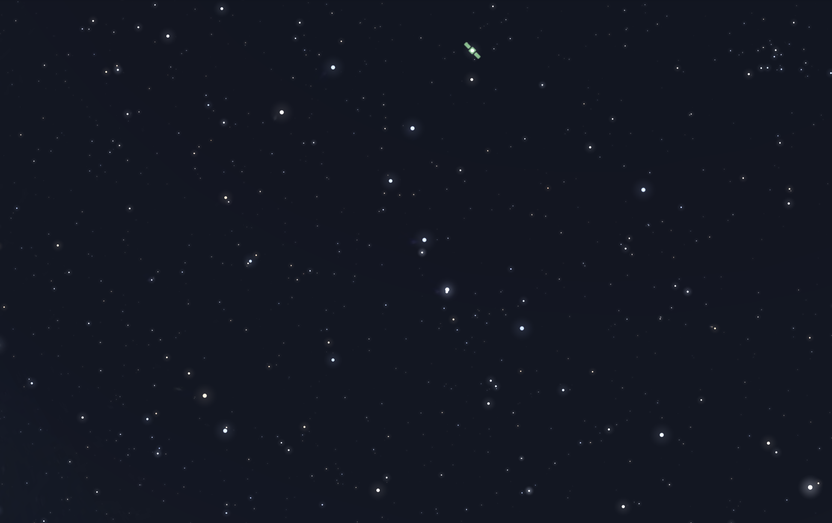
#> input picture Ex1/star_images/ST_db1.png, 832 x 523 px, shrunk from 1944 x 1222 before the run
$ python StarDetection.py
#> lines starting #> are read from the running program, lines starting #| are printed output that depends on the picture; after the words box and inside, x2 and y2 are one past the last pixel; in counts of white or black regions, pixels touching at a corner belong together
import cv2
import numpy as np
import matplotlib.pyplot as plt

DEBUG = 0
SAVE_CSV = False


def detect_stars(image_path, threshold=None, min_radius=1, max_radius=20):
    """
    Detect stars in a night sky image and return their coordinates, radius, and brightness.

    Parameters:
    -----------
    image_path : str or Path
        Path to the image file
    threshold : int, optional
        Brightness threshold to identify stars
    min_radius, max_radius : int, optional
        Minimum and maximum radius to consider for star detection

    Returns:
    --------
    list of tuples (x, y, r, b) where:
        x, y: coordinates of the star center
        r: approximate radius of the star in pixels
        b: brightness value (0-255)
    """

    # Read the image
    img = cv2.imread(str(image_path))

    # Convert to grayscale if it's not already
    if len(img.shape) == 3:
        gray = cv2.cvtColor(img, cv2.COLOR_BGR2GRAY)
    else:
        gray = img

    # 1. Apply Contrast Limited Adaptive Histogram Equalization (CLAHE)
    # This improves contrast locally, making dim stars more visible
    clahe = cv2.createCLAHE(clipLimit=2.0, tileGridSize=(8, 8))
    contrast_enhanced = clahe.apply(gray)

    # 2. Background estimation and subtraction
    # Use a large kernel to estimate the background
    background = cv2.medianBlur(contrast_enhanced, 51)
    subtracted = cv2.subtract(contrast_enhanced, background)

    if threshold is None:
        pixels = img.flatten()
        threshold = np.average(pixels)
        if DEBUG > 0:
            print(f"Set brightness threshold to {threshold:.3f}")

    # Threshold the image to identify bright spots (stars)
    _, thresh = cv2.threshold(subtracted, threshold, 255, cv2.THRESH_BINARY)
    # plt.figure(figsize=(8, 8))
    # plt.imshow(thresh)
    # plt.show()

    # Find contours in the thresholded image
    contours, _ = cv2.findContours(thresh, cv2.RETR_EXTERNAL, cv2.CHAIN_APPROX_SIMPLE)

    stars = []
    for contour in contours:
        # Get the bounding circle of the contour
        (x, y), radius = cv2.minEnclosingCircle(contour)

        # Filter by radius
        if min_radius <= radius <= max_radius:
            # Center coordinates (as integers)
            center = (int(x), int(y))

            # Calculate brightness (average intensity in the original grayscale image)
            # Create a mask for the star
            mask = np.zeros_like(gray)
            cv2.circle(mask, center, int(radius), 255, -1)

            # Calculate average brightness within the circle
            masked_star = cv2.bitwise_and(gray, gray, mask=mask)
            brightness = np.mean(masked_star[masked_star > 0])

            # Add to the list of stars
            stars.append((center[0], center[1], radius, brightness))

    return stars


def visualize_detected_stars(image_path, stars, output_path=None):
    """
    Visualize the detected stars on the original image.

    Parameters:
    -----------
    image_path : str or Path
        Path to the original image
    stars : list
        List of (x, y, r, b) tuples representing detected stars
    output_path : str or Path, optional
        Path to save the visualization. If None, the image is displayed but not saved.
    """
    # Read the original image
    img = cv2.imread(str(image_path))

    # Convert to RGB for matplotlib display
    img_rgb = cv2.cvtColor(img, cv2.COLOR_BGR2RGB)

    # Create a figure for visualization
    plt.figure(figsize=(12, 7))
    plt.imshow(img_rgb)

    # Draw circles for each detected star using matplotlib
    for x, y, r, b in stars:
        # Draw circle around the star (green)
        circle = plt.Circle((x, y), r + 2, color='lime', fill=False, linewidth=1)
        plt.gca().add_patch(circle)

        # Draw center point (red)
        # plt.plot(x, y, 'ro', markersize=2)

    plt.title(f"Detected {len(stars)} stars")
    plt.axis('off')

    # Save if output path is provided
    if output_path:
        plt.savefig(output_path, dpi=300, bbox_inches='tight')

    plt.show()


def save_star_data(stars, output_file):
    """
    Save star data to a text file.

    Parameters:
    -----------
    stars : list
        List of (x, y, r, b) tuples representing detected stars
    output_file : str or Path
        Path to save the data
    """
    with open(output_file, 'w') as f:
        f.write("x,y,radius,brightness\n")
        for x, y, r, b in stars:
            f.write(f"{x},{y},{r},{b}\n")


def main():
    # Example usage
    image_path = "./star_images/ST_db1.png"

    # Detect stars
    stars = detect_stars(image_path)
#> in detect_stars, img is the input picture: shape (523, 832, 3); mean B, G, R 34.4, 23.3, 19.6
#> in detect_stars, `background = cv2.medianBlur(contrast_enhanced, 51)`:
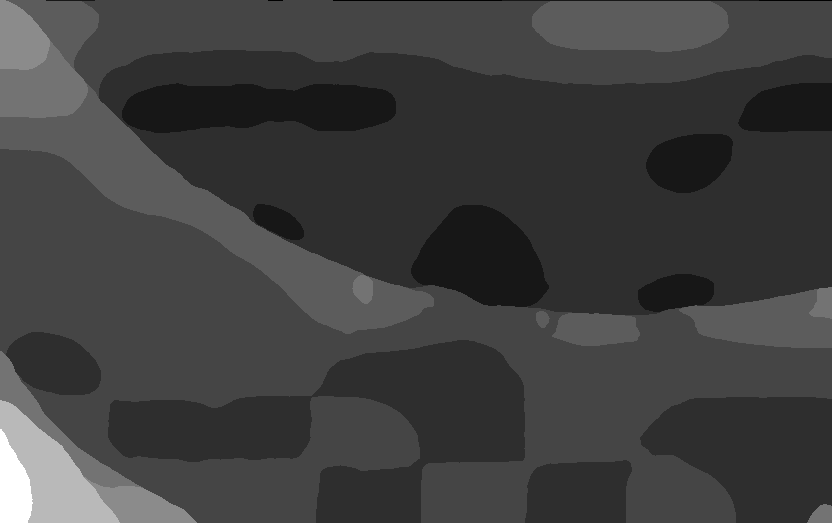
#> background: shape (523, 832); min 22, max 33, mean 24.7; drawn with min black and max white
#> in detect_stars, `subtracted = cv2.subtract(contrast_enhanced, background)`:
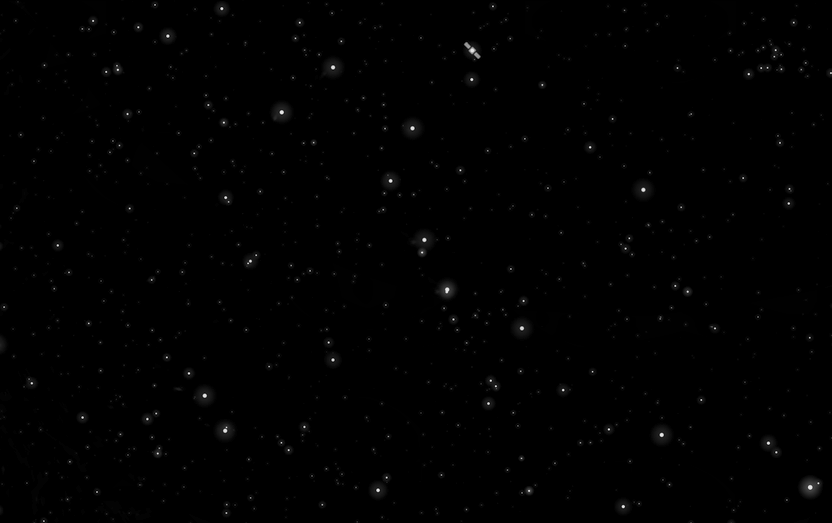
#> subtracted: shape (523, 832); min 0, max 232, mean 1.2
#> in detect_stars, `threshold = np.average(pixels)`: threshold = 25.78
#> in detect_stars, `_, thresh = cv2.threshold(subtracted, threshold, 255, cv2.THRESH_BINARY)`:
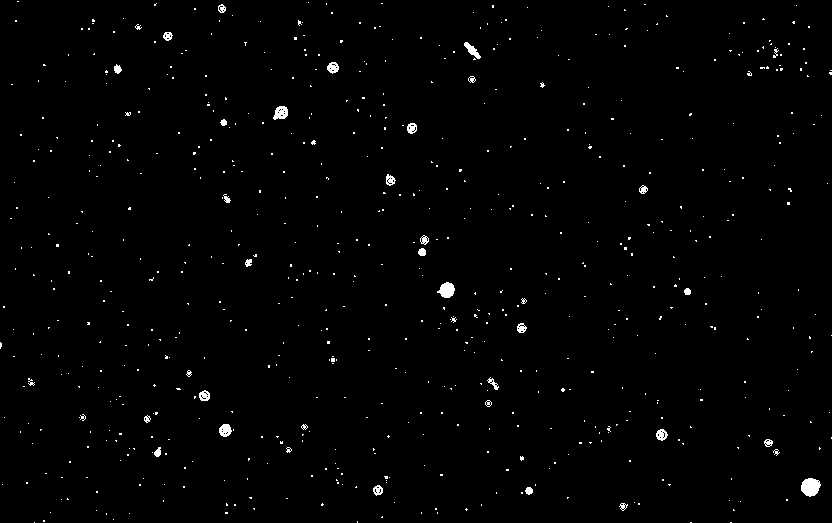
#> thresh: shape (523, 832); 1% white; 662 white regions (624 under 20 px)
#> in detect_stars, `contours, _ = cv2.findContours(thresh, cv2.RETR_EXTERNAL, cv2.CHAIN_AP..`: contours = 662 contours, 631 with area under 20; largest, box (x1, y1, x2, y2) and area: (801, 478, 821, 497) 254, (437, 282, 455, 298) 171, (273, 106, 288, 120) 135, (219, 424, 232, 437) 111, (464, 42, 481, 59) 96
#> the loop in detect_stars, `for contour in contours:` made 662 passes
#> (contour, x, y, radius, center, brightness) on passes 12, 24, 35: ([[225, 512], [225, 513], [227, 513], [227, 512]], 226, 512.5, 1.12, (226, 512), 110.2), ([[226, 503], [226, 505], [227, 505], [227, 504]], 226.5, 504, 1.12, (226, 504), 83.8), ([[249, 497], [250, 498], [251, 498], [251, 497]], 250, 497.5, 1.12, (250, 497), 78.2)
#> (x, y, radius, center, brightness) on passes 22, 23, 39, 42, 56, 63: (623.2, 505.9, 4.24, (623, 505), 70.47), (321.8, 504.2, 1.18, (321, 504), 82.6), (528.6, 490.4, 3.74, (528, 490), 84), (377.5, 490, 5.22, (377, 490), 60.88), (810.2, 486, 10.08, (810, 486), 63.16), (385.5, 477, 1.8, (385, 477), 87.6)
#> after the loop in detect_stars, `for contour in contours:`:
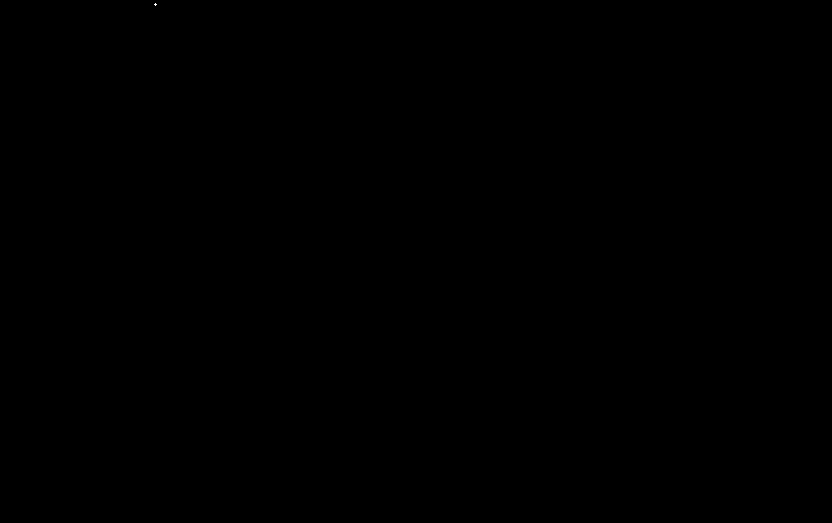
#> mask: shape (523, 832); 0% white in thin lines or dots, all inside (x1, y1, x2, y2) = (154, 3, 157, 6)
#> after the loop in detect_stars, `for contour in contours:`: stars = 138 items, first 6: (226, 512, 1.12, 110.2), (466, 509, 1, 68.6), (623, 505, 4.24, 70.47), (321, 504, 1.18, 82.6), (226, 504, 1.12, 83.8), (250, 497, 1.12, 78.2)
    print(f"Detected {len(stars)} stars")
#| Detected 138 stars

    # Visualize the results
    visualize_detected_stars(image_path, stars, output_path="detected_stars.jpg")
#> the loop in visualize_detected_stars, `for x, y, r, b in stars:` made 138 passes
#> (x, y, r, b) on passes 1 to 12: (226, 512, 1.12, 110.2), (466, 509, 1, 68.6), (623, 505, 4.24, 70.47), (321, 504, 1.18, 82.6), (226, 504, 1.12, 83.8), (250, 497, 1.12, 78.2), (528, 490, 3.74, 84), (377, 490, 5.22, 60.88), (669, 484, 1, 77), (810, 486, 10.08, 63.16), (385, 477, 1.8, 87.6), (441, 474, 1.12, 85.2)
#> in visualize_detected_stars, `plt.savefig(output_path, dpi=300, bbox_inches='tight')`:
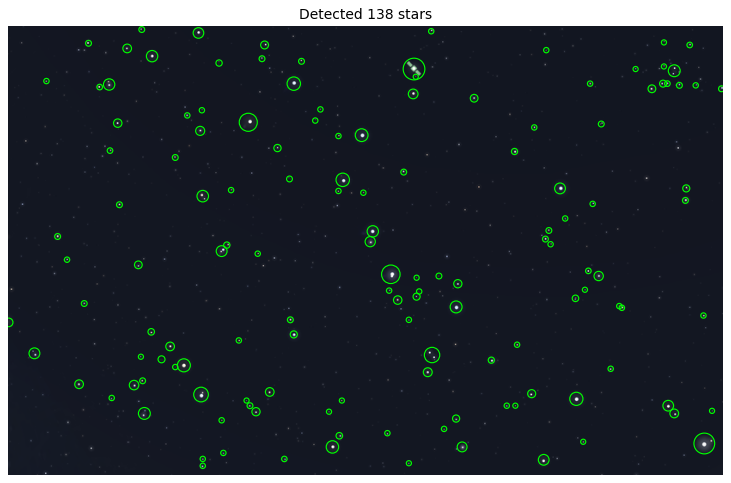
#> figure drawn by matplotlib, 1 panel

    # Save the data
    if SAVE_CSV:
        save_star_data(stars, "./temp/star_data.csv")

    # Print some stats
    if stars:
        brightest_star = max(stars, key=lambda x: x[3])
#> brightest_star = (788, 203, 1.41, 178.4)
        print(f"Brightest star: (x={brightest_star[0]}, y={brightest_star[1]}, radius={brightest_star[2]:.2f}, brightness={brightest_star[3]:.2f})")
#| Brightest star: (x=788, y=203, radius=1.41, brightness=178.40)

        dimmest_star = min(stars, key=lambda x: x[3])
#> dimmest_star = (478, 309, 1.12, 32.2)
        print(f"Dimmest star: (x={dimmest_star[0]}, y={dimmest_star[1]}, radius={dimmest_star[2]:.2f}, brightness={dimmest_star[3]:.2f})")
#| Dimmest star: (x=478, y=309, radius=1.12, brightness=32.20)

        largest_star = max(stars, key=lambda x: x[2])
#> largest_star = (472, 50, 10.63, 65.8)
        print(f"Largest star: (x={largest_star[0]}, y={largest_star[1]}, radius={largest_star[2]:.2f}, brightness={largest_star[3]:.2f})")
#| Largest star: (x=472, y=50, radius=10.63, brightness=65.80)

        smallest_star = min(stars, key=lambda x: x[2])
#> smallest_star = (466, 509, 1, 68.6)
        print(f"Smallest star: (x={smallest_star[0]}, y={smallest_star[1]}, radius={smallest_star[2]:.2f}, brightness={smallest_star[3]:.2f})")
#| Smallest star: (x=466, y=509, radius=1.00, brightness=68.60)


if __name__ == "__main__":
    main()

$ run again, with Ex1/star_images/ST_db2.png copied over Ex1/star_images/ST_db1.png
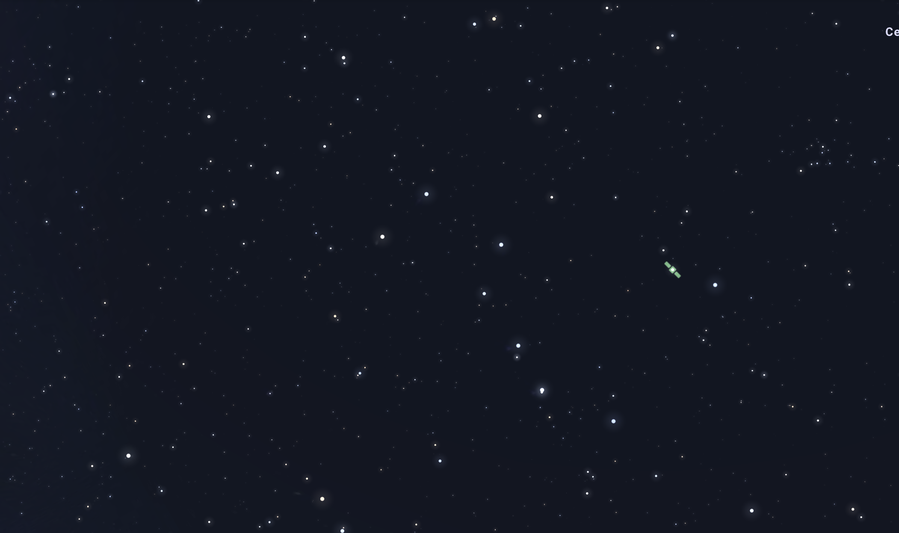
#> input picture Ex1/star_images/ST_db2.png, 899 x 533 px, shrunk from 2102 x 1246 before the run
#> in detect_stars, img is the input picture: shape (533, 899, 3); mean B, G, R 34.2, 23, 19.1
#> threshold = 25.43
#> in detect_stars, `_, thresh = cv2.threshold(subtracted, threshold, 255, cv2.THRESH_BINARY)`:
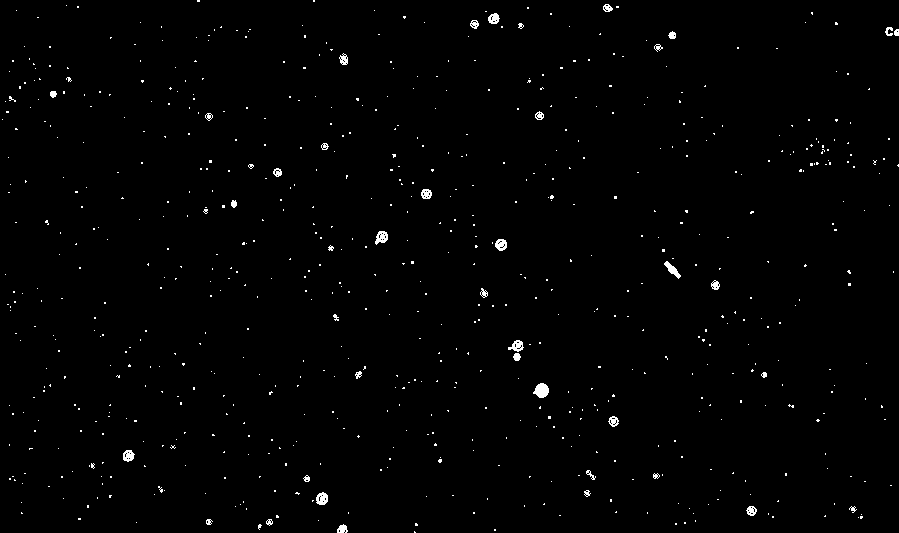
#> thresh: shape (533, 899); 0.91% white in thin lines or dots
#> contours = 704 contours, 669 with area under 20; largest, box (x1, y1, x2, y2) and area: (533, 383, 549, 398) 148, (316, 492, 328, 505) 107, (375, 231, 388, 245) 107, (495, 239, 507, 251) 98, (508, 340, 524, 352) 96
#> the loop in detect_stars, `for contour in contours:` made 704 passes
#> (contour, x, y, radius, center, brightness) on passes 13, 34, 45: ([[78, 518], [78, 519], [80, 519], [80, 518]], 79, 518.5, 1.12, (79, 518), 105), ([[87, 505], [87, 507], [88, 507], [88, 505]], 87.5, 506, 1.12, (87, 506), 119), ([[610, 499], [610, 501], [611, 501], [611, 499]], 610.5, 500, 1.12, (610, 500), 60.4)
#> after the loop in detect_stars, `for contour in contours:`: stars = 148 items, first 6: (341, 529, 5.47, 74.92), (259, 526, 2.55, 62.69), (416, 524, 1.41, 140.2), (269, 521, 3.32, 58.62), (208, 521, 3.21, 60.76), (79, 518, 1.12, 105)
#| Detected 148 stars
#> the loop in visualize_detected_stars, `for x, y, r, b in stars:` made 148 passes
#> in visualize_detected_stars, `plt.savefig(output_path, dpi=300, bbox_inches='tight')`:
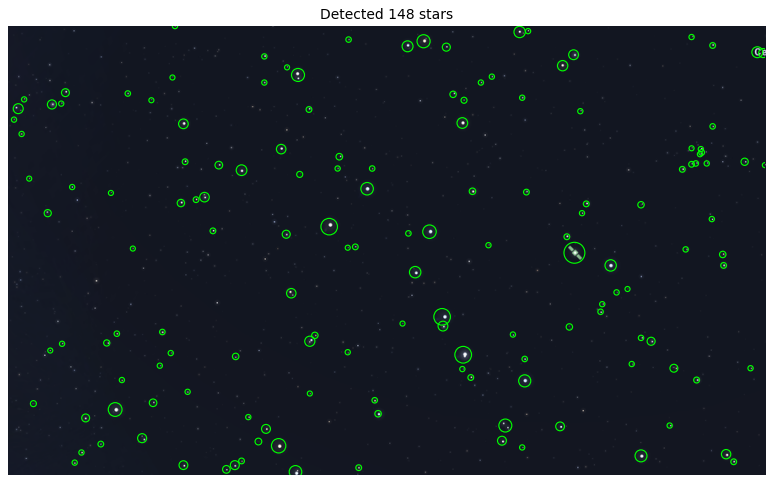
#> figure drawn by matplotlib, 1 panel
#> brightest_star = (439, 460, 1.84, 181)
#| Brightest star: (x=439, y=460, radius=1.84, brightness=181.00)
#> dimmest_star = (297, 493, 2, 32.46)
#| Dimmest star: (x=297, y=493, radius=2.00, brightness=32.46)
#> largest_star = (672, 269, 10.4, 62.26)
#| Largest star: (x=672, y=269, radius=10.40, brightness=62.26)
#> smallest_star = (358, 436, 1, 62.6)
#| Smallest star: (x=358, y=436, radius=1.00, brightness=62.60)
